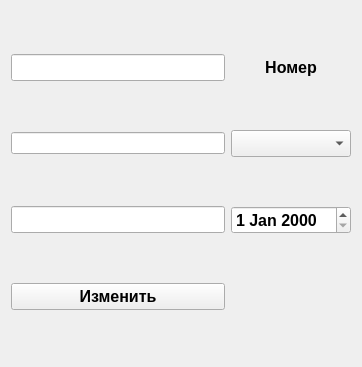
<?xml version="1.0" encoding="UTF-8"?>
<ui version="4.0">
 <class>change</class>
 <widget class="QWidget" name="change">
  <property name="geometry">
   <rect>
    <x>0</x>
    <y>0</y>
    <width>362</width>
    <height>367</height>
   </rect>
  </property>
  <property name="windowTitle">
   <string>Form</string>
  </property>
  <layout class="QGridLayout" name="gridLayout">
   <item row="2" column="0">
    <widget class="QLineEdit" name="lineEdit_2">
     <property name="font">
      <font>
       <pointsize>12</pointsize>
       <weight>75</weight>
       <bold>true</bold>
      </font>
     </property>
     <property name="alignment">
      <set>Qt::AlignCenter</set>
     </property>
    </widget>
   </item>
   <item row="0" column="1">
    <widget class="QLabel" name="label">
     <property name="font">
      <font>
       <pointsize>12</pointsize>
       <weight>75</weight>
       <bold>true</bold>
      </font>
     </property>
     <property name="text">
      <string>Номер</string>
     </property>
     <property name="alignment">
      <set>Qt::AlignCenter</set>
     </property>
    </widget>
   </item>
   <item row="2" column="1">
    <widget class="QDateEdit" name="dateEdit">
     <property name="font">
      <font>
       <pointsize>12</pointsize>
       <weight>75</weight>
       <bold>true</bold>
      </font>
     </property>
    </widget>
   </item>
   <item row="0" column="0">
    <widget class="QLineEdit" name="lineEdit">
     <property name="font">
      <font>
       <pointsize>12</pointsize>
       <weight>75</weight>
       <bold>true</bold>
      </font>
     </property>
     <property name="alignment">
      <set>Qt::AlignCenter</set>
     </property>
    </widget>
   </item>
   <item row="3" column="0">
    <widget class="QPushButton" name="pushButton">
     <property name="font">
      <font>
       <pointsize>12</pointsize>
       <weight>75</weight>
       <bold>true</bold>
      </font>
     </property>
     <property name="text">
      <string>Изменить</string>
     </property>
    </widget>
   </item>
   <item row="1" column="1">
    <widget class="QComboBox" name="comboBox">
     <property name="font">
      <font>
       <pointsize>12</pointsize>
       <weight>75</weight>
       <bold>true</bold>
      </font>
     </property>
    </widget>
   </item>
   <item row="1" column="0">
    <widget class="QLineEdit" name="lineEdit_3"/>
   </item>
  </layout>
 </widget>
 <resources/>
 <connections/>
</ui>
